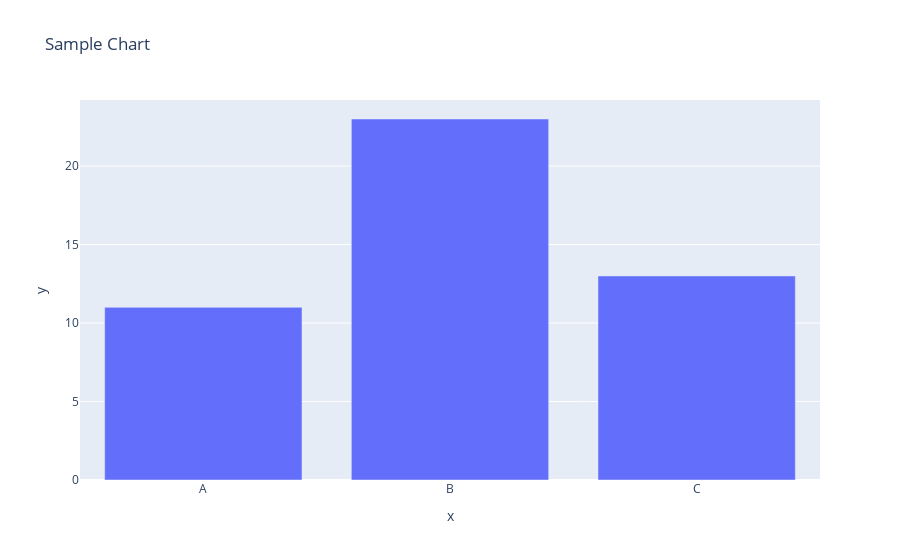

The cell this chart's notebook holds for it:
### Code cell
fig = px.bar(x=['A','B','C'], y=[11,23,13], title='Sample Chart')
fig.show()

### Figure 1 — Plotly figure (JSON) as saved in the notebook; plotly's stock layout.template omitted (floating-point values rounded to 4 significant figures)
{"data": [{"hovertemplate": "x=%{x}<br>y=%{y}<extra></extra>", "legendgroup": "", "marker": {"color": "#636efa", "pattern": {"shape": ""}}, "name": "", "orientation": "v", "showlegend": false, "textposition": "auto", "type": "bar", "x": ["A", "B", "C"], "xaxis": "x", "y": [11, 23, 13], "yaxis": "y"}], "layout": {"barmode": "relative", "legend": {"tracegroupgap": 0}, "title": {"text": "Sample Chart"}, "xaxis": {"anchor": "y", "domain": [0, 1], "title": {"text": "x"}}, "yaxis": {"anchor": "x", "domain": [0, 1], "title": {"text": "y"}}}}
